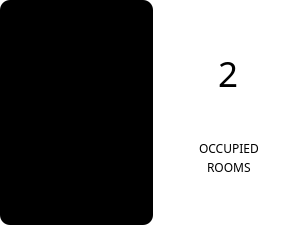
                  <widget class="QWidget" name="widget_21" native="true">
                   <property name="sizePolicy">
                    <sizepolicy hsizetype="Preferred" vsizetype="Preferred">
                     <horstretch>0</horstretch>
                     <verstretch>125</verstretch>
                    </sizepolicy>
                   </property>
                   <property name="minimumSize">
                    <size>
                     <width>305</width>
                     <height>160</height>
                    </size>
                   </property>
                   <property name="styleSheet">
                    <string notr="true">background-color: rgb(255, 255, 255);
border-radius: 10px;
border: none;</string>
                   </property>
                   <layout class="QHBoxLayout" name="horizontalLayout_7">
                    <property name="spacing">
                     <number>0</number>
                    </property>
                    <property name="leftMargin">
                     <number>0</number>
                    </property>
                    <property name="topMargin">
                     <number>0</number>
                    </property>
                    <property name="rightMargin">
                     <number>0</number>
                    </property>
                    <property name="bottomMargin">
                     <number>0</number>
                    </property>
                    <item>
                     <widget class="QWidget" name="widget_45" native="true">
                      <property name="sizePolicy">
                       <sizepolicy hsizetype="MinimumExpanding" vsizetype="MinimumExpanding">
                        <horstretch>0</horstretch>
                        <verstretch>0</verstretch>
                       </sizepolicy>
                      </property>
                      <property name="styleSheet">
                       <string notr="true">background-color: rgb(0, 0, 0);</string>
                      </property>
                      <layout class="QGridLayout" name="gridLayout_28">
                       <property name="leftMargin">
                        <number>20</number>
                       </property>
                       <property name="topMargin">
                        <number>10</number>
                       </property>
                       <property name="rightMargin">
                        <number>22</number>
                       </property>
                       <property name="bottomMargin">
                        <number>10</number>
                       </property>
                       <property name="spacing">
                        <number>0</number>
                       </property>
                       <item row="0" column="0" alignment="Qt::AlignHCenter|Qt::AlignVCenter">
                        <widget class="QLabel" name="label_34">
                         <property name="sizePolicy">
                          <sizepolicy hsizetype="Fixed" vsizetype="Fixed">
                           <horstretch>0</horstretch>
                           <verstretch>0</verstretch>
                          </sizepolicy>
                         </property>
                         <property name="minimumSize">
                          <size>
                           <width>80</width>
                           <height>80</height>
                          </size>
                         </property>
                         <property name="maximumSize">
                          <size>
                           <width>100</width>
                           <height>100</height>
                          </size>
                         </property>
                         <property name="text">
                          <string/>
                         </property>
                         <property name="pixmap">
                          <pixmap>d_icon_occupied.png</pixmap>
                         </property>
                         <property name="scaledContents">
                          <bool>true</bool>
                         </property>
                        </widget>
                       </item>
                      </layout>
                     </widget>
                    </item>
                    <item>
                     <widget class="QWidget" name="widget_64" native="true">
                      <property name="sizePolicy">
                       <sizepolicy hsizetype="Expanding" vsizetype="Expanding">
                        <horstretch>0</horstretch>
                        <verstretch>0</verstretch>
                       </sizepolicy>
                      </property>
                      <property name="font">
                       <font>
                        <family>Century Gothic</family>
                        <pointsize>34</pointsize>
                       </font>
                      </property>
                      <layout class="QVBoxLayout" name="verticalLayout_30">
                       <property name="spacing">
                        <number>2</number>
                       </property>
                       <item>
                        <spacer name="verticalSpacer_10">
                         <property name="orientation">
                          <enum>Qt::Vertical</enum>
                         </property>
                         <property name="sizeHint" stdset="0">
                          <size>
                           <width>20</width>
                           <height>40</height>
                          </size>
                         </property>
                        </spacer>
                       </item>
                       <item alignment="Qt::AlignHCenter">
                        <widget class="QLabel" name="lblOccRooms">
                         <property name="font">
                          <font>
                           <family>Century Gothic</family>
                           <pointsize>26</pointsize>
                           <weight>50</weight>
                           <italic>false</italic>
                           <bold>false</bold>
                          </font>
                         </property>
                         <property name="styleSheet">
                          <string notr="true"/>
                         </property>
                         <property name="text">
                          <string>2</string>
                         </property>
                        </widget>
                       </item>
                       <item>
                        <spacer name="verticalSpacer_14">
                         <property name="orientation">
                          <enum>Qt::Vertical</enum>
                         </property>
                         <property name="sizeHint" stdset="0">
                          <size>
                           <width>20</width>
                           <height>40</height>
                          </size>
                         </property>
                        </spacer>
                       </item>
                       <item alignment="Qt::AlignHCenter">
                        <widget class="QLabel" name="label_82">
                         <property name="font">
                          <font>
                           <family>Century Gothic</family>
                           <pointsize>9</pointsize>
                           <weight>50</weight>
                           <bold>false</bold>
                          </font>
                         </property>
                         <property name="text">
                          <string>OCCUPIED</string>
                         </property>
                        </widget>
                       </item>
                       <item alignment="Qt::AlignHCenter">
                        <widget class="QLabel" name="label_15">
                         <property name="font">
                          <font>
                           <family>Century Gothic</family>
                           <pointsize>9</pointsize>
                          </font>
                         </property>
                         <property name="text">
                          <string>ROOMS</string>
                         </property>
                        </widget>
                       </item>
                       <item>
                        <spacer name="verticalSpacer_18">
                         <property name="orientation">
                          <enum>Qt::Vertical</enum>
                         </property>
                         <property name="sizeHint" stdset="0">
                          <size>
                           <width>20</width>
                           <height>40</height>
                          </size>
                         </property>
                        </spacer>
                       </item>
                      </layout>
                     </widget>
                    </item>
                   </layout>
                  </widget>
